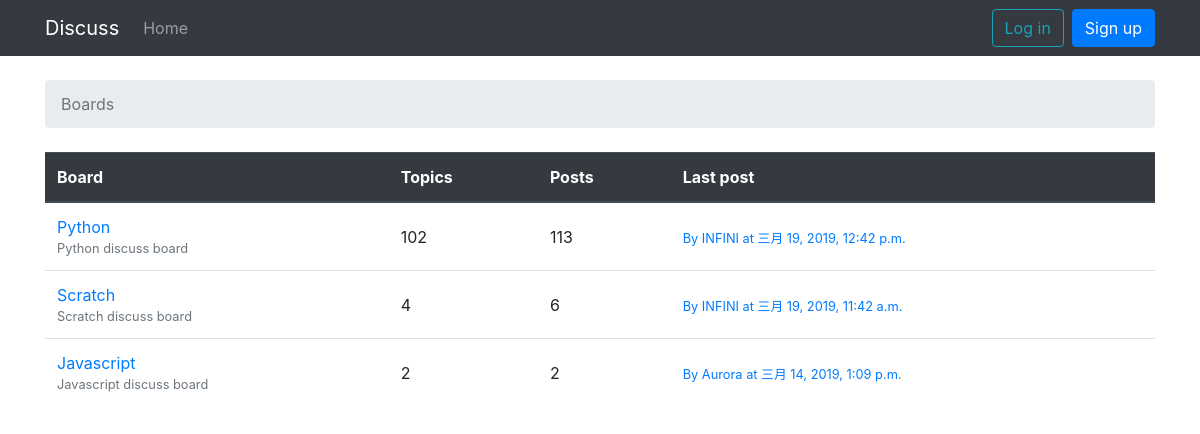
The page / on the database its author committed.
### boards/models.py (models this page shows, shortened)
class Board(models.Model):
    name = models.CharField(max_length=30, unique=True)
    description = models.CharField(max_length=300)
    def get_posts_count(self):
        return Post.objects.filter(topic__board=self).count()
    def get_last_post(self):
        return Post.objects.filter(topic__board=self).order_by('-created_at').first()

class Post(models.Model):
    message = models.TextField(max_length=4000)
    topic = models.ForeignKey(Topic, on_delete=models.CASCADE, related_name='posts')
    created_by = models.ForeignKey(User, on_delete=models.CASCADE, related_name='posts')
    updated_by = models.ForeignKey(User, on_delete=models.CASCADE, null=True, related_name='+')
    created_at = models.DateTimeField(auto_now_add=True)
    updated_at = models.DateTimeField(null=True)

### core/models.py (models this page shows)
class User(AbstractUser):
    pass

### boards/views.py (the view)
# urls.py: path('', views.BoardListView.as_view(), name='home'),
class BoardListView(ListView):
    model = Board
    template_name = 'boards/boards.html'
    context_object_name = 'boards'

### boards/templates/boards/boards.html (shortened to what this page needs)
{% extends 'base.html' %}
{% block breadcrumb %}
  <li class="breadcrumb-item active">Boards</li>
{% endblock %}
{% block content %}
  <table class="table">
    <thead class="thead-dark">
      <tr>
        <th>Board</th>
        <th>Topics</th>
        <th>Posts</th>
        <th>Last post</th>
      </tr>
    </thead>
    <tbody>
      {% for board in boards %}
        <tr>
          <td>
            <a href="{% url 'board_topics' board.pk %}">{{ board.name }}</a>
            <small class="text-muted d-block">{{ board.description }}</small>
          </td>
          <td class="align-middle">{{ board.topics.count }}</td>
          <td class="align-middle">{{ board.get_posts_count }}</td>
          <td class="align-middle">
            {% with board.get_last_post as post %}
              {% if post %}
                <small>
                  <a href="{% url 'topic_posts' board.pk post.topic.pk %}">
                    By {{ post.created_by }} at {{ post.created_at }}
                  </a>
                </small>
              {% else %}
                <small class="text-muted">
                  <em>No post yet</em>
                </small>
              {% endif %}
            {% endwith %}
          </td>
        </tr>
      {% endfor %}
    </tbody>
  </table>
{% endblock %}

### rows shown on the page
Board: name "Python", description "Python discuss board", topics.count "102", get_posts_count "113", get_last_post.created_by "INFINI", get_last_post.created_at "三月 19, 2019, 12:42 p.m."
Board: name "Scratch", description "Scratch discuss board", topics.count "4", get_posts_count "6", get_last_post.created_by "INFINI", get_last_post.created_at "三月 19, 2019, 11:42 a.m."
Board: name "Javascript", description "Javascript discuss board", topics.count "2", get_posts_count "2", get_last_post.created_by "Aurora", get_last_post.created_at "三月 14, 2019, 1:09 p.m."
